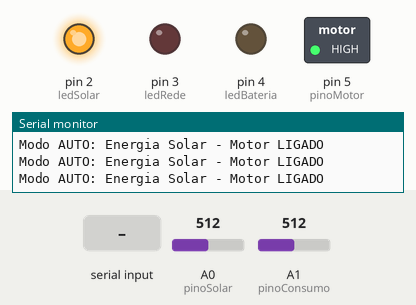
This sketch was run on a simulated Arduino Uno, built with avr-gcc and run on an emulated ATmega328P. Shown: switched loads named in the sketch (green lamp = pin HIGH), output pins drawn as LEDs (lit = HIGH), the last lines printed to the serial monitor. Inputs (shaded band) come from the test bench; at power-on: A0 (pinoSolar) = 512, A1 (pinoConsumo) = 512.

Above: at 1.2 s.
1.3 s: A0 (pinoSolar) set to 368
4.3 s: A0 (pinoSolar) set to 352
At 5.5 s:
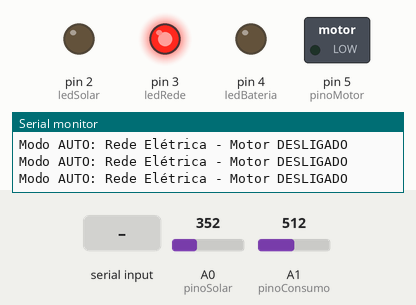
5.9 s: "ligar\n" received over Serial
At 6.4 s:
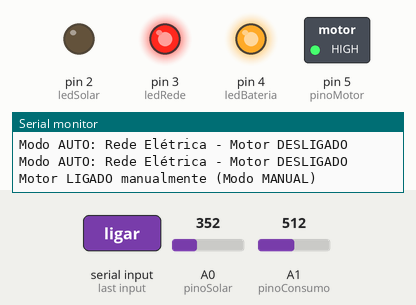
7.5 s: "desligar\n" received over Serial
At 8.8 s:
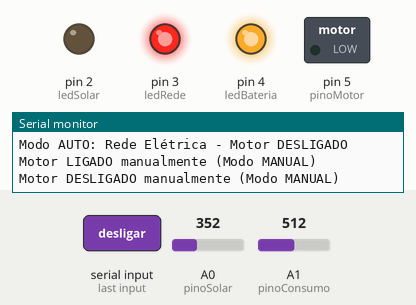
9.1 s: "auto\n" received over Serial
At 10.3 s:
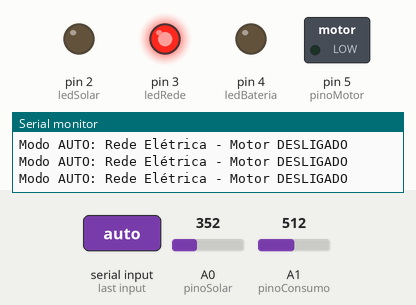
10.7 s: A0 (pinoSolar) set to 511
At 11.6 s:
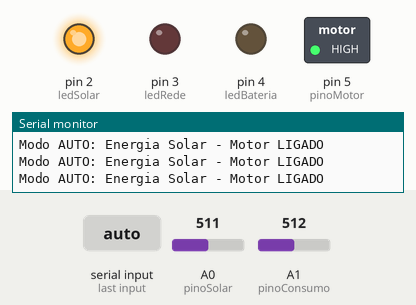
Timing chart, 0 to 13.2 s (numbered marks = the images above; inputs shaded):
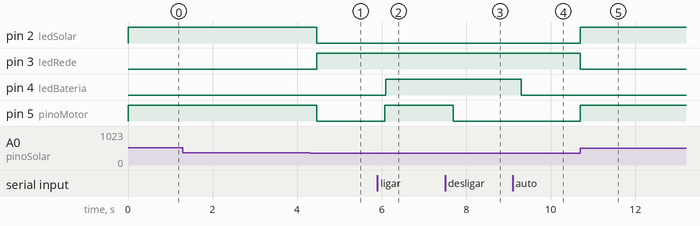

The sketch:

spectacular_fyyran1.ino
```cpp
// Definindo os pinos
const int pinoSolar = A0;    // Potenciômetro Solar
const int pinoConsumo = A1;  // Potenciômetro Consumo
const int ledSolar = 2;      // LED Verde (Solar)
const int ledRede = 3;       // LED Vermelho (Rede)
const int ledBateria = 4;    // LED Azul (Bateria/Modo)
const int pinoMotor = 5;     // Controle do Motor

// Variável de controle do modo
bool modoManual = false;

void setup() {
  // Configura os pinos
  pinMode(ledSolar, OUTPUT);
  pinMode(ledRede, OUTPUT);
  pinMode(ledBateria, OUTPUT);
  pinMode(pinoMotor, OUTPUT);

  // Inicia comunicação serial
  Serial.begin(9600);
  Serial.println("Sistema de Energia Inteligente");
  Serial.println("Comandos: ligar, desligar, auto, status");
}

void loop() {
  // Leitura dos sensores
  int solar = map(analogRead(pinoSolar), 0, 1023, 0, 100);
  int consumo = map(analogRead(pinoConsumo), 0, 1023, 0, 100);

  // Controle do modo automático
  if (!modoManual) {
    if (solar >= consumo * 0.7) {  // Se solar cobre 70% do consumo
      ativarModoSolar();
    } else {
      ativarModoRede();
    }
  }

  // Controle por serial
  if (Serial.available()) {
    processarComandoSerial();
  }

  // Atualiza o LED de modo
  digitalWrite(ledBateria, modoManual ? HIGH : LOW);

  delay(200);  // Pequeno delay para estabilidade
}

void ativarModoSolar() {
  digitalWrite(ledSolar, HIGH);
  digitalWrite(ledRede, LOW);
  digitalWrite(pinoMotor, HIGH);
  Serial.println("Modo AUTO: Energia Solar - Motor LIGADO");
}

void ativarModoRede() {
  digitalWrite(ledSolar, LOW);
  digitalWrite(ledRede, HIGH);
  digitalWrite(pinoMotor, LOW);
  Serial.println("Modo AUTO: Rede Elétrica - Motor DESLIGADO");
}

void processarComandoSerial() {
  String comando = Serial.readStringUntil('\n');
  comando.trim();
  comando.toLowerCase();

  if (comando == "ligar") {
    modoManual = true;
    digitalWrite(pinoMotor, HIGH);
    Serial.println("Motor LIGADO manualmente (Modo MANUAL)");
  }
  else if (comando == "desligar") {
    modoManual = true;
    digitalWrite(pinoMotor, LOW);
    Serial.println("Motor DESLIGADO manualmente (Modo MANUAL)");
  }
  else if (comando == "auto") {
    modoManual = false;
    Serial.println("Modo AUTOMÁTICO ativado");
  }
  else if (comando == "status") {
    Serial.print("Solar: ");
    Serial.print(map(analogRead(pinoSolar), 0, 1023, 0, 100));
    Serial.print("% | Consumo: ");
    Serial.print(map(analogRead(pinoConsumo), 0, 1023, 0, 100));
    Serial.print("% | Modo: ");
    Serial.println(modoManual ? "MANUAL" : "AUTO");
  }
}
```

Measured:
- the behaviour switches between 359 and 358 on A0 (pinoSolar) (found by bisection; images 0 and 1)
- after the input at 4.3 s, pin 2 (ledSolar), pin 5 (pinoMotor): HIGH → LOW after 0.17 s; pin 3 (ledRede): LOW → HIGH after 0.17 s
- after the input at 5.9 s, pin 4 (ledBateria): LOW → HIGH after 0.19 s; pin 5 (pinoMotor): LOW → HIGH after 0.17 s
- after the input at 7.5 s, pin 5 (pinoMotor): HIGH → LOW after 0.20 s
- after the input at 9.1 s, pin 4 (ledBateria): HIGH → LOW after 0.20 s
- after the input at 10.7 s, pin 2 (ledSolar), pin 5 (pinoMotor): LOW → HIGH at once; pin 3 (ledRede): HIGH → LOW at once
